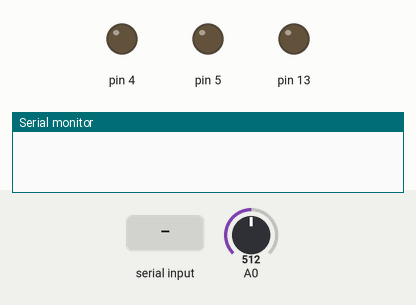
Recording of a sketch running on a simulated Arduino Uno, built with avr-gcc and run on an emulated ATmega328P. Shown: output pins drawn as LEDs (lit = HIGH), the last lines printed to the serial monitor. Inputs (shaded band) come from the test bench; at power-on: A0 = 512. Pins used as bus, display or sensor lines are not drawn.

Above: at 1.2 s.
1.3 s: "b" received over Serial
At 1.7 s:
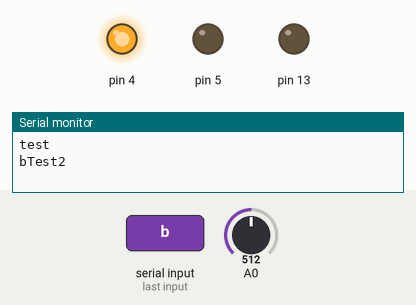
4.3 s: "c" received over Serial
At 5.2 s:
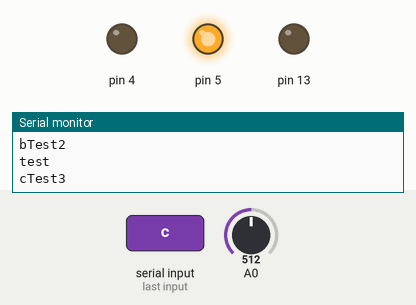
7.3 s: A0 set to 314
8.8 s: A0 set to 288
Timing chart, 0 to 11.8 s (numbered marks = the images above; inputs shaded):
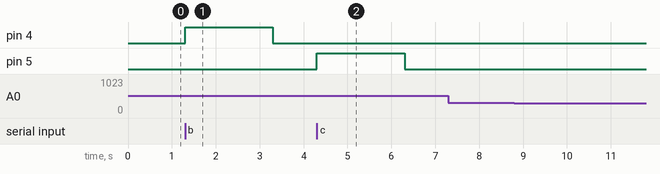

Measured:
- after the input at 1.3 s, pin 4: LOW → HIGH at once, → LOW 2.0 s later
- after the input at 4.3 s, pin 5: LOW → HIGH at once, → LOW 2.0 s later
- after the input at 7.3 s, every drawn part: stays the same

The sketch:

pest_control.ino
```cpp
#include<SoftwareSerial.h>

SoftwareSerial serial(2,3);

void setup()
{
  Serial.begin(9600);
  serial.begin(9600);


  pinMode(2,OUTPUT);
  pinMode(3,OUTPUT);
  pinMode(4,OUTPUT);
  pinMode(5,OUTPUT);
  pinMode(13,OUTPUT);
//  pinMode(6,OUTPUT);
//  pinMode(7,OUTPUT);
//  pinMode(8,OUTPUT);

 digitalWrite(2,LOW);
 digitalWrite(3,LOW);
 digitalWrite(4,LOW);
 digitalWrite(5,LOW);
 digitalWrite(13,LOW);
// digitalWrite(6,HIGH);
// digitalWrite(7,HIGH);
// digitalWrite(8,HIGH);


}

void loop()
{
 char c;

 int x = analogRead(0);
// Serial.println(x);
 if(x < 300){
   Serial.println("Test0");
   digitalWrite(2,HIGH);
   delay(2000);
   digitalWrite(2,LOW);

 }
 if(Serial.available())
 {
  Serial.println("test");
  c=Serial.read();
  Serial.print(c);
  if(c=='a')
  {
   Serial.println("Test1");
   digitalWrite(3,HIGH);
   delay(2000);
   digitalWrite(3,LOW);
  }

  else if(c =='b')
  {
     Serial.println("Test2");
     digitalWrite(4,HIGH);
     delay(2000);
     digitalWrite(4,LOW);
  }

  else if(c =='c')
  {
   Serial.println("Test3");
   digitalWrite(5,HIGH);
   delay(2000);
   digitalWrite(5,LOW);

  }

  else if(c =='d')
  {
   Serial.println("Test3");
   digitalWrite(5,HIGH);
   delay(2000);
   digitalWrite(5,LOW);

  }

}


}
```
